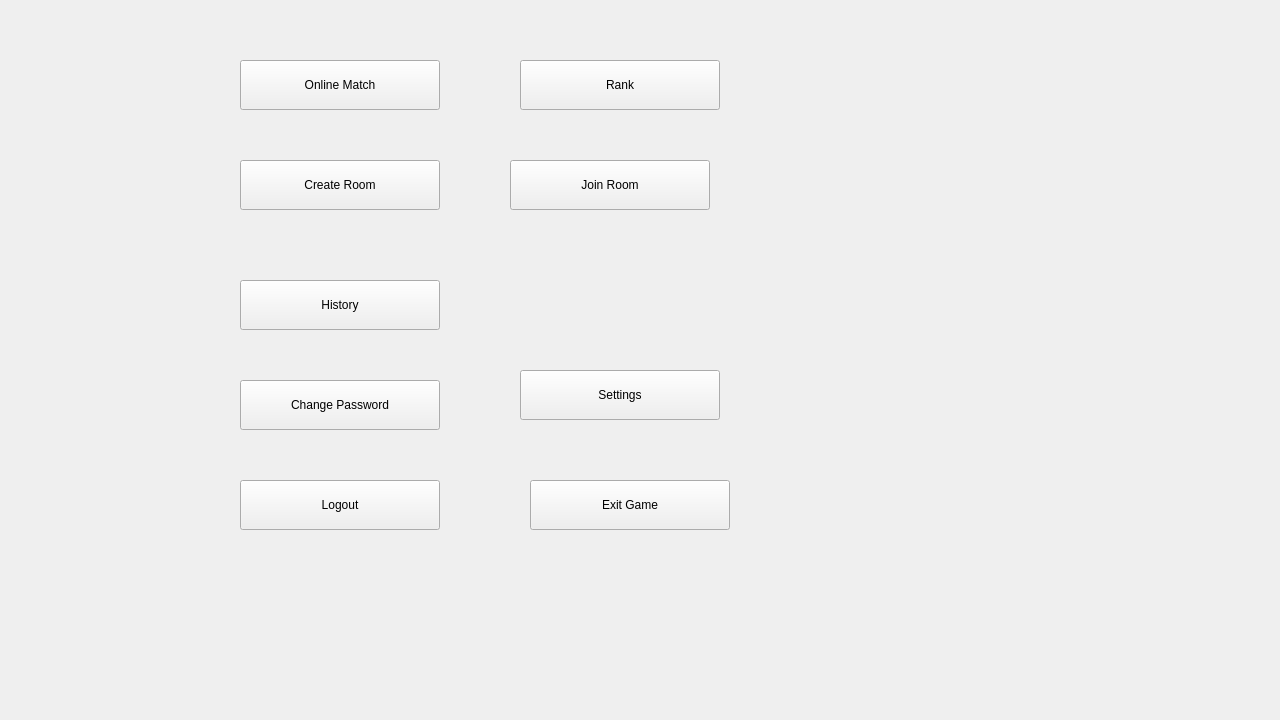
<?xml version="1.0" encoding="UTF-8"?>
<ui version="4.0">
 <class>OnlineWidget</class>
 <widget class="QWidget" name="OnlineWidget">
  <property name="geometry">
   <rect>
    <x>0</x>
    <y>0</y>
    <width>1280</width>
    <height>720</height>
   </rect>
  </property>
  <property name="windowTitle">
   <string>Form</string>
  </property>
  <widget class="QPushButton" name="btn_match">
   <property name="geometry">
    <rect>
     <x>240</x>
     <y>60</y>
     <width>200</width>
     <height>50</height>
    </rect>
   </property>
   <property name="styleSheet">
    <string notr="true">font: 87 12pt &quot;Arial&quot;;</string>
   </property>
   <property name="text">
    <string>Online Match</string>
   </property>
  </widget>
  <widget class="QPushButton" name="btn_rank">
   <property name="geometry">
    <rect>
     <x>520</x>
     <y>60</y>
     <width>200</width>
     <height>50</height>
    </rect>
   </property>
   <property name="styleSheet">
    <string notr="true">font: 87 12pt &quot;Arial&quot;;</string>
   </property>
   <property name="text">
    <string>Rank</string>
   </property>
  </widget>
  <widget class="QPushButton" name="btn_history">
   <property name="geometry">
    <rect>
     <x>240</x>
     <y>280</y>
     <width>200</width>
     <height>50</height>
    </rect>
   </property>
   <property name="styleSheet">
    <string notr="true">font: 87 12pt &quot;Arial&quot;;</string>
   </property>
   <property name="text">
    <string>History</string>
   </property>
  </widget>
  <widget class="QPushButton" name="btn_logout">
   <property name="geometry">
    <rect>
     <x>240</x>
     <y>480</y>
     <width>200</width>
     <height>50</height>
    </rect>
   </property>
   <property name="styleSheet">
    <string notr="true">font: 87 12pt &quot;Arial&quot;;</string>
   </property>
   <property name="text">
    <string>Logout</string>
   </property>
  </widget>
  <widget class="QPushButton" name="btn_change">
   <property name="geometry">
    <rect>
     <x>240</x>
     <y>380</y>
     <width>200</width>
     <height>50</height>
    </rect>
   </property>
   <property name="styleSheet">
    <string notr="true">font: 87 12pt &quot;Arial&quot;;</string>
   </property>
   <property name="text">
    <string>Change Password</string>
   </property>
  </widget>
  <widget class="QPushButton" name="btn_exit">
   <property name="geometry">
    <rect>
     <x>530</x>
     <y>480</y>
     <width>200</width>
     <height>50</height>
    </rect>
   </property>
   <property name="styleSheet">
    <string notr="true">font: 87 12pt &quot;Arial&quot;;</string>
   </property>
   <property name="text">
    <string>Exit Game</string>
   </property>
  </widget>
  <widget class="QPushButton" name="btn_setting">
   <property name="geometry">
    <rect>
     <x>520</x>
     <y>370</y>
     <width>200</width>
     <height>50</height>
    </rect>
   </property>
   <property name="styleSheet">
    <string notr="true">font: 87 12pt &quot;Arial&quot;;</string>
   </property>
   <property name="text">
    <string>Settings</string>
   </property>
  </widget>
  <widget class="QPushButton" name="btn_create">
   <property name="geometry">
    <rect>
     <x>240</x>
     <y>160</y>
     <width>200</width>
     <height>50</height>
    </rect>
   </property>
   <property name="styleSheet">
    <string notr="true">font: 87 12pt &quot;Arial&quot;;</string>
   </property>
   <property name="text">
    <string>Create Room</string>
   </property>
  </widget>
  <widget class="QPushButton" name="btn_join">
   <property name="geometry">
    <rect>
     <x>510</x>
     <y>160</y>
     <width>200</width>
     <height>50</height>
    </rect>
   </property>
   <property name="styleSheet">
    <string notr="true">font: 87 12pt &quot;Arial&quot;;</string>
   </property>
   <property name="text">
    <string>Join Room</string>
   </property>
  </widget>
 </widget>
 <resources/>
 <connections/>
</ui>
